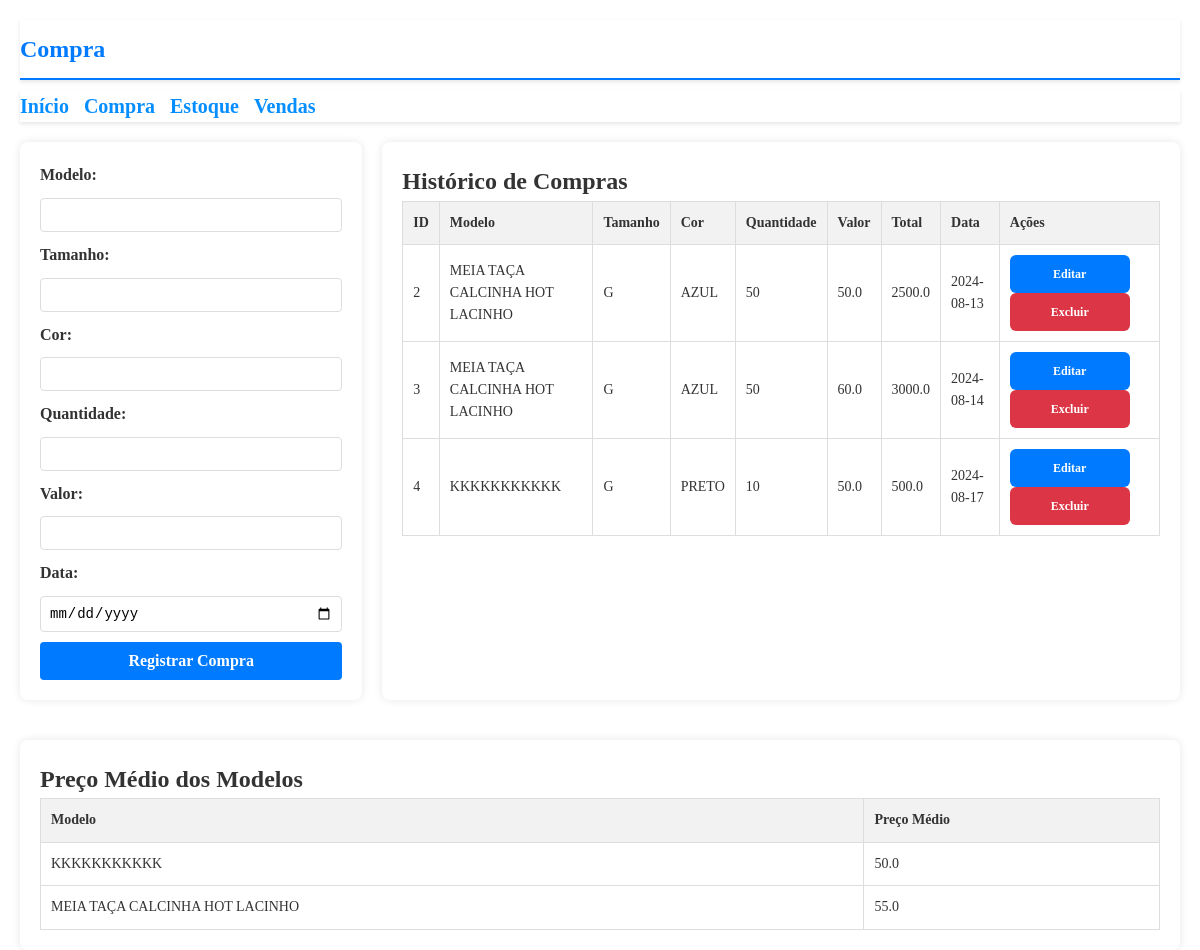
Screenshot of /compra (signed in) with the database file from the repository.
### Itslojamar/main.py (models this page shows)
class Compra(db.Model):
    id = db.Column(db.Integer, primary_key=True)
    modelo = db.Column(db.String(100), nullable=False)
    tamanho = db.Column(db.String(10), nullable=False)
    cor = db.Column(db.String(50), nullable=False)
    quantidade = db.Column(db.Integer, nullable=False)
    valor = db.Column(db.Float, nullable=False)
    total = db.Column(db.Float, nullable=False)
    data = db.Column(db.Date, nullable=False)

### Itslojamar/main.py (the view, shortened to what this page needs)
@app.route('/compra', methods=['GET', 'POST'])
@login_required
def compra():
    compras = Compra.query.all()
    modelos = db.session.query(
        Compra.modelo,
        db.func.avg(Compra.valor).label('preco_medio')
    ).group_by(Compra.modelo).all()
    return render_template('compra.html', compras=compras, modelos=modelos)

### Itslojamar/main.py (called while the page is built)
def login_required(f):
    @wraps(f)
    def decorated_function(*args, **kwargs):
        if 'logged_in' not in session:
            return redirect(url_for('login'))
        return f(*args, **kwargs)
    return decorated_function

### Itslojamar/templates/compra.html (shortened to what this page needs)
<!DOCTYPE html>
<html lang="pt-BR">
<head>
    <link rel="stylesheet" href="{{ url_for('static', filename='styles.css') }}">
</head>
<body>
    <header class="header">
        <h1>Compra</h1>
    </header>
    <div class="navbar">
        <a href="{{ url_for('index') }}">Início</a>
        <a href="{{ url_for('compra') }}">Compra</a>
        <a href="{{ url_for('estoque') }}">Estoque</a>
        <a href="{{ url_for('vendas') }}">Vendas</a>
    </div>
    <div class="container">
        <div class="main-layout">
            <div class="form-section">
                <form action="/compra" method="post">
                    <label for="modelo">Modelo:</label>
                    <input type="text" id="modelo" name="modelo" required>
                    <label for="tamanho">Tamanho:</label>
                    <input type="text" id="tamanho" name="tamanho" required>
                    <label for="cor">Cor:</label>
                    <input type="text" id="cor" name="cor" required>
                    <label for="quantidade">Quantidade:</label>
                    <input type="number" id="quantidade" name="quantidade" required>
                    <label for="valor">Valor:</label>
                    <input type="number" step="0.01" id="valor" name="valor" required>
                    <label for="data">Data:</label>
                    <input type="date" id="data" name="data" required>
                    <button type="submit" class="submit-button">Registrar Compra</button>
                </form>
            </div>
            <div class="history-section">
                <h2>Histórico de Compras</h2>
                <table>
                    <thead>
                        <tr>
                            <th>ID</th>
                            <th>Modelo</th>
                            <th>Tamanho</th>
                            <th>Cor</th>
                            <th>Quantidade</th>
                            <th>Valor</th>
                            <th>Total</th>
                            <th>Data</th>
                            <th>Ações</th>
                        </tr>
                    </thead>
                    <tbody>
                        {% for compra in compras %}
                        <tr>
                            <td>{{ compra.id }}</td>
                            <td>{{ compra.modelo }}</td>
                            <td>{{ compra.tamanho }}</td>
                            <td>{{ compra.cor }}</td>
                            <td>{{ compra.quantidade }}</td>
                            <td>{{ compra.valor }}</td>
                            <td>{{ compra.total }}</td>
                            <td>{{ compra.data }}</td>
                            <td>
                                <a href="{{ url_for('editar_compra', id=compra.id) }}" class="edit-button">Editar</a>
                                <form action="{{ url_for('excluir_compra', id=compra.id) }}" method="post" class="delete-form" style="display:inline;">
                                    <button type="submit" class="delete-button" onclick="return confirm('Tem certeza que deseja excluir esta compra?');">Excluir</button>
                                </form>
                            </td>
                        </tr>
                        {% endfor %}
                    </tbody>
                </table>
            </div>
        </div>
        <div class="average-price-section">
            <h2>Preço Médio dos Modelos</h2>
            <table>
                <thead>
                    <tr>
                        <th>Modelo</th>
                        <th>Preço Médio</th>
                    </tr>
                </thead>
                <tbody>
                    {% for modelo in modelos %}
                    <tr>
                        <td>{{ modelo.modelo }}</td>
                        <td>{{ modelo.preco_medio }}</td>
                    </tr>
                    {% endfor %}
                </tbody>
            </table>
        </div>
    </div>
</body>
</html>

### Itslojamar/static/styles.css (style rules this page uses)
* { margin: 0; padding: 0; box-sizing: border-box; }
body { font-family: "Comic Sans MS", "Comic Sans", cursive; color: #333; line-height: 1.6; padding: 20px; background-image: url('/static/background.jpg'); background-size: cover; background-position: center; background-repeat: no-repeat; height: 100vh; width: 100vw; }
.header { display: flex; justify-content: space-between; align-items: center; padding: 10px 0; border-bottom: 2px solid #007bff; background-color: #ffffffa1; box-shadow: 0 2px 4px rgba(0, 0, 0, 0.1); }
.header h1 { margin: 0; font-size: 24px; color: #007bff; }
.navbar { display: flex; gap: 15px; margin-top: 10px; background-color: #ffffffa1; box-shadow: 0 2px 4px rgba(0, 0, 0, 0.1); }
.navbar a { text-decoration: none; color: #058eff; font-weight: bold; font-size: 20px; }
.container { display: flex; gap: 20px; margin-top: 20px; flex-direction: column; }
.form-section, .history-section, .average-price-section { background: #fff; padding: 20px; border-radius: 8px; box-shadow: 0 0 8px rgba(0, 0, 0, 0.1); }
.main-layout { display: flex; gap: 20px; margin-bottom: 20px; }
.form-section { flex: 1 1 30%; }
.history-section { flex: 1 1 70%; }
.average-price-section { width: 100%; }
form { display: flex; flex-direction: column; gap: 10px; }
form label { font-weight: bold; }
form input, form button { padding: 8px; border: 1px solid #ddd; border-radius: 4px; font-size: 14px; }
form input[type="text"], form input[type="number"], form input[type="date"] { width: 100%; }
.submit-button { background: #007bff; color: #fff; border: none; cursor: pointer; font-weight: bold; width: 100%; font-family: "Comic Sans MS", "Comic Sans", cursive; padding: 10px; font-size: 16px; }
.edit-button { display: inline-block; background: #007bff; color: #fff; padding: 10px 20px; border-radius: 6px; border: none; font-weight: bold; font-size: 12px; font-family: "Comic Sans MS", "Comic Sans", cursive; text-decoration: none; cursor: pointer; text-align: center; width: 120px; line-height: 1.5; box-sizing: border-box; }
.delete-button { display: inline-block; background: #dc3545; color: #fff; padding: 10px 20px; border-radius: 6px; border: none; font-weight: bold; font-size: 12px; font-family: "Comic Sans MS", "Comic Sans", cursive; text-decoration: none; cursor: pointer; text-align: center; width: 120px; line-height: 1.5; box-sizing: border-box; }
button, .edit-button, .delete-button { height: auto; }
table { width: 100%; border-collapse: collapse; }
table th, table td { border: 1px solid #ddd; padding: 10px; text-align: left; font-size: 14px; }
table th { background: #f2f2f2; font-weight: bold; }

### rows the page displays
Compra: id "2", modelo "MEIA TAÇA CALCINHA HOT LACINHO", tamanho "G", cor "AZUL", quantidade "50", valor "50.0", total "2500.0", data "2024-08-13"
Compra: id "3", modelo "MEIA TAÇA CALCINHA HOT LACINHO", tamanho "G", cor "AZUL", quantidade "50", valor "60.0", total "3000.0", data "2024-08-14"
Compra: id "4", modelo "KKKKKKKKKKK", tamanho "G", cor "PRETO", quantidade "10", valor "50.0", total "500.0", data "2024-08-17", preco_medio "50.0"

### other values shown
{{ modelo.modelo }} "MEIA TAÇA CALCINHA HOT LACINHO"
{{ modelo.preco_medio }} "55.0"
